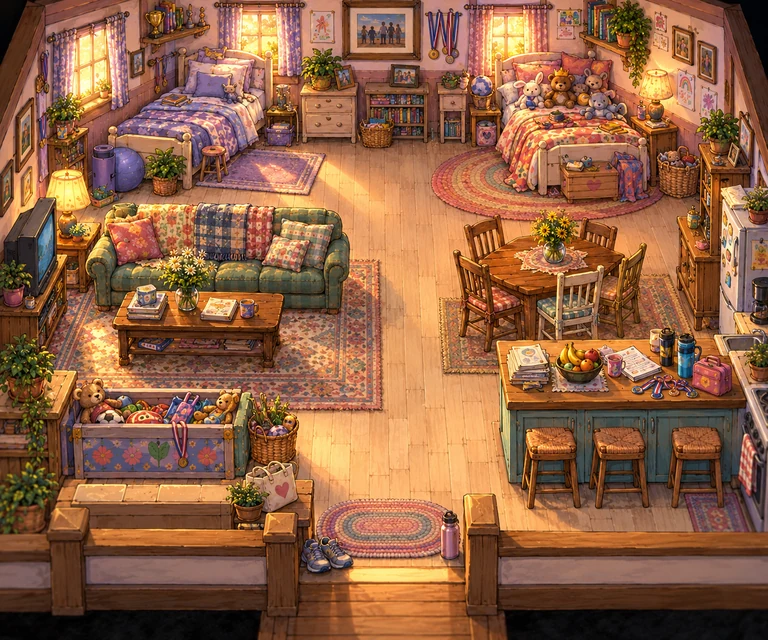
#> input picture art/amyhouse.webp, 768 x 640 px
$ python make_amyhouse_fg.py
#> lines starting #> are read from the running program, lines starting #| are printed output that depends on the picture; after the words box and inside, x2 and y2 are one past the last pixel; in counts of white or black regions, pixels touching at a corner belong together
# Builds art/amyhouse-fg.webp: the painted pieces Tom walks BEHIND in Amy's house, with transparency everywhere else.
# engine/plate.js (PLATE_BEHIND.amyhouse, fg:true) draws it over anyone standing behind them: the kitchen island top (row 3 aisle), the three north dining
# chairs (row 5) and the living room sofa (row 8).
# Usage: python3 tools/make_amyhouse_fg.py   (re-run after art/amyhouse.webp changes; preview in tools/shots/amyhouse-fg.png)
import os
import cv2, numpy as np
from PIL import Image, ImageDraw
ROOT=os.path.dirname(os.path.dirname(os.path.abspath(__file__)))
os.makedirs(os.path.join(ROOT,'tools/shots'),exist_ok=True)
# plate px (1254 square, 78.375 px per tile)
ISLAND=[(746,279),(1117,279),(1119,343),(746,343)]            # countertop: the milk carton and loaf stand on it
# sofa back, cushions, pillows and arms (3x zoom of the living room crop from (180,620) at 1.5x, converted below)
SOFA_Z=[(92,185),(92,140),(110,118),(135,98),(250,93),(400,93),(412,110),(430,130),(432,185)]
SOFA=[(180+x/1.5,620+y/1.5) for x,y in SOFA_Z]
# three north dining chairs (backs and top of the seats): hand outlines, x from the NE crop of the kitchen and dining at 1.6x
CHAIRS=[[(x0,456),(x0+6,448),(x1-6,448),(x1,456),(x1,482),(x0,482)] for x0,x1 in ((865,907),(943,987),(1012,1054))]
GRABS=[]
src=os.path.join(ROOT,'art/amyhouse.webp')
im=cv2.cvtColor(np.array(Image.open(src).convert('RGB')),cv2.COLOR_RGB2BGR)
H,W=im.shape[:2]; alpha=Image.new('L',(W,H),0); d=ImageDraw.Draw(alpha)
#> after `H, W = im.shape[:2]`: H = 640; W = 768
#> after `alpha = Image.new('L', (W, H), 0)`: alpha: PIL image 768x640 L; every value is 0
for p in [ISLAND,SOFA]+CHAIRS: d.polygon(p,fill=255)
a=np.array(alpha)
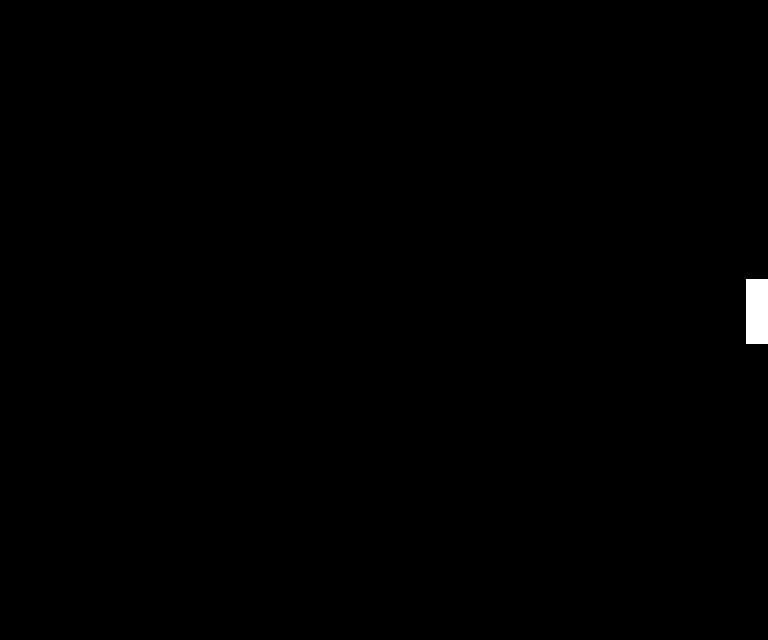
#> a: shape (640, 768); 0.29% white; 1 white region, box (x1, y1, x2, y2) and area: (746, 279, 768, 344) 1430
for (x0,y0,x1,y1) in GRABS:
    pad=10; X0,Y0,X1,Y1=x0-pad,y0-pad,x1+pad,y1+pad; crop=im[Y0:Y1,X0:X1]; m=np.zeros(crop.shape[:2],np.uint8)
    bg=np.zeros((1,65)); fg=np.zeros((1,65))
    cv2.grabCut(crop,m,(pad,pad,x1-x0,y1-y0),bg,fg,8,cv2.GC_INIT_WITH_RECT)
    mm=np.where((m==1)|(m==3),255,0).astype(np.uint8); mm=cv2.morphologyEx(mm,cv2.MORPH_CLOSE,np.ones((3,3),np.uint8))
    a[Y0:Y1,X0:X1]=np.maximum(a[Y0:Y1,X0:X1],mm)
a=cv2.GaussianBlur(a,(3,3),0)
rgba=cv2.cvtColor(im,cv2.COLOR_BGR2RGBA); rgba[...,3]=a
#> after `rgba[..., 3] = a`:
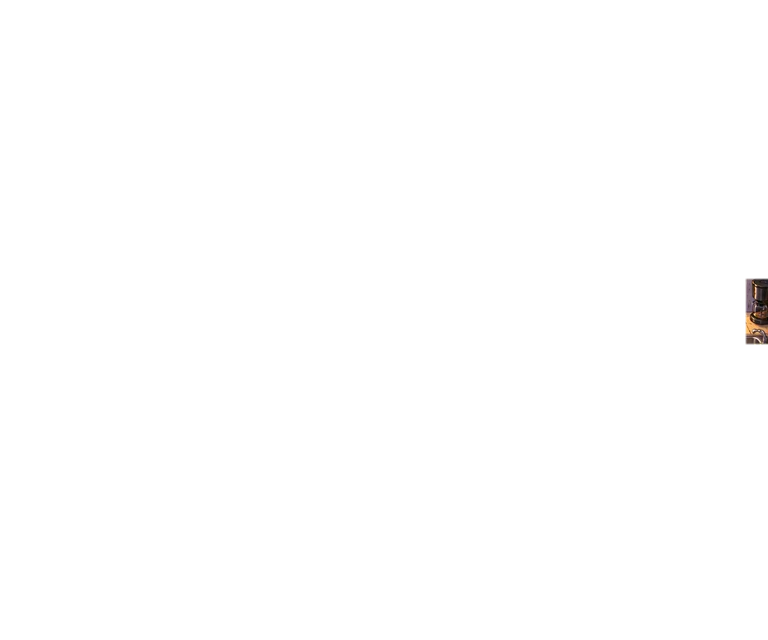
#> rgba: shape (640, 768, 4); mean R, G, B, A 145.2, 98, 68.3, 0.7; transparent parts drawn white
out=Image.fromarray(rgba); out.save(os.path.join(ROOT,'art/amyhouse-fg.webp'),quality=88,method=6)
prev=Image.open(src).convert('RGB'); bgc=Image.new('RGB',prev.size,(255,0,255)); bgc.paste(out.convert('RGB'),mask=out.split()[3])
#> further down, prev is the input picture: PIL image 768x640 RGB; mean R, G, B 145.2, 98, 68.3
#> after `bgc = Image.new('RGB', prev.size, (255, 0, 255))`:
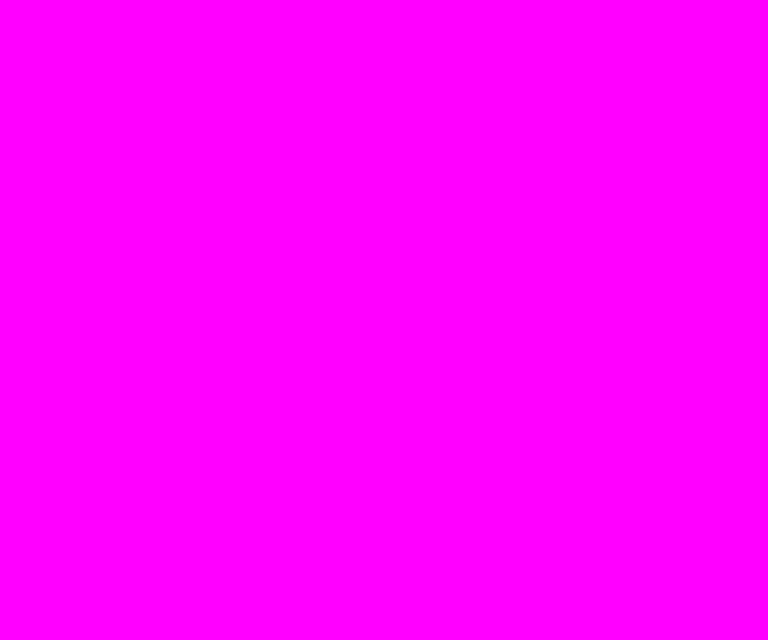
#> bgc: PIL image 768x640 RGB; mean R, G, B 255, 0, 255
bgc.crop((200,250,1150,820)).save(os.path.join(ROOT,'tools/shots/amyhouse-fg.png'))
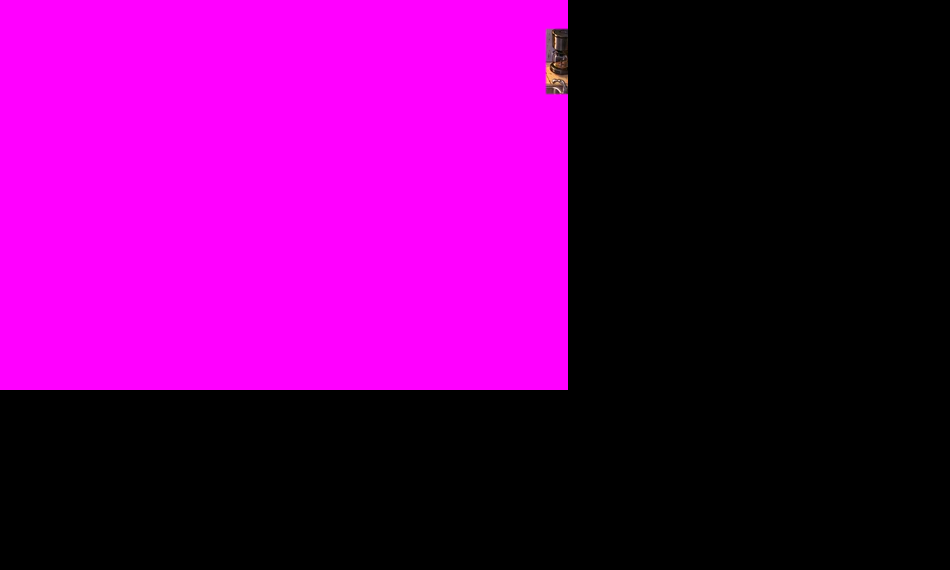
#> saved as amyhouse-fg.png: PIL image 950x570 RGB; mean R, G, B 103.9, 0.2, 103.8
print('amyhouse-fg ok',int((a>128).sum()),'px')
#| amyhouse-fg ok 1430 px

$ run again, with art/bakery.webp copied over art/amyhouse.webp
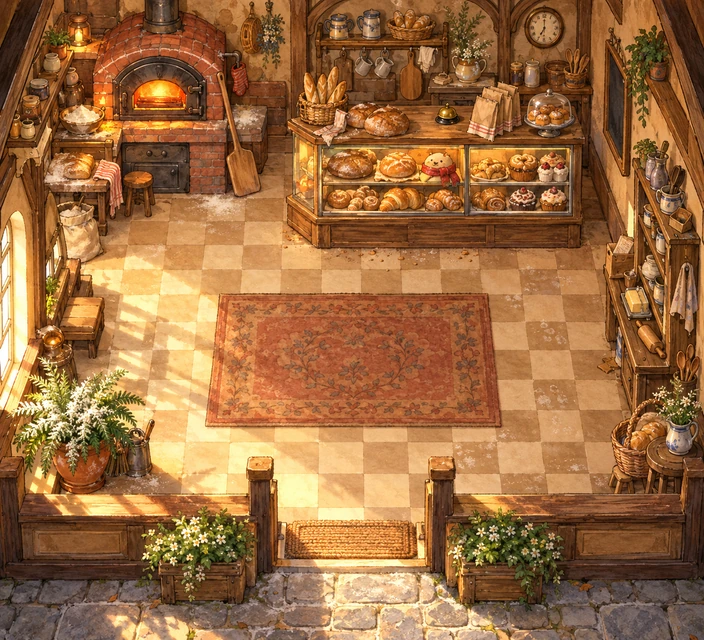
#> input picture art/bakery.webp, 704 x 640 px
#> alpha: PIL image 704x640 L; every value is 0
#> prev is the input picture: PIL image 704x640 RGB; mean R, G, B 156.3, 108.2, 64.9
#> `bgc.crop((200,250,1150,820)).save(os.path.join(ROOT,'tools/shots/amyho..`:
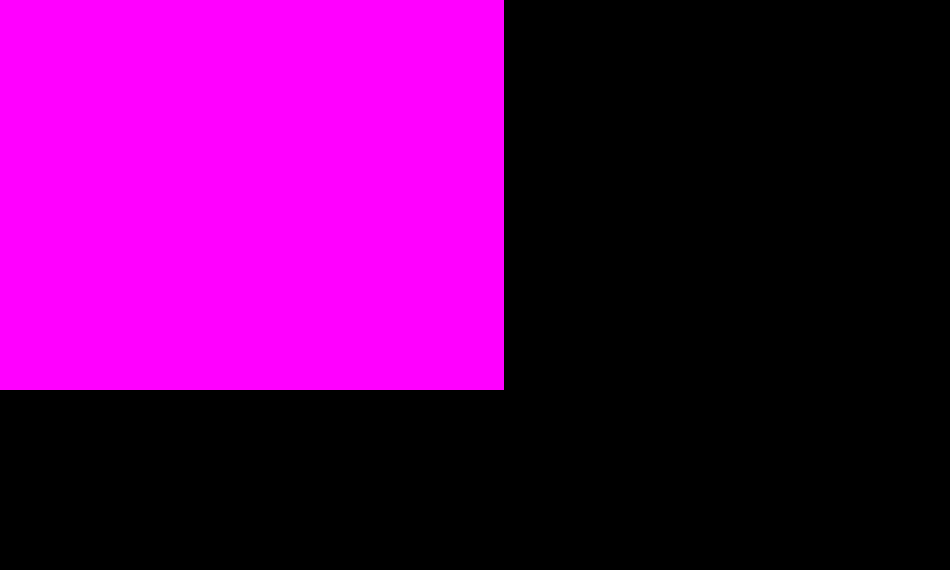
#> saved as amyhouse-fg.png: PIL image 950x570 RGB; mean R, G, B 92.6, 0, 92.6
#| amyhouse-fg ok 0 px

$ run again, with art/boards.webp copied over art/amyhouse.webp
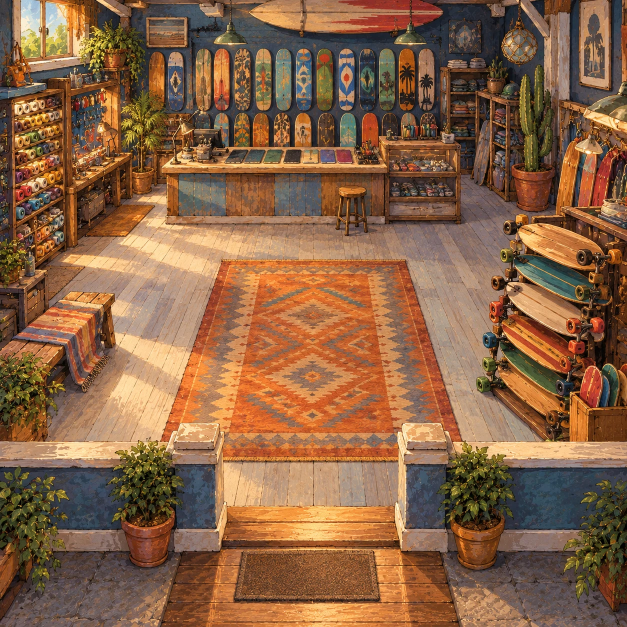
#> input picture art/boards.webp, 1254 x 1254 px (shown at 1/2 size)
#> alpha: PIL image 1254x1254 L; every value is 0
#> `a=np.array(alpha)`:
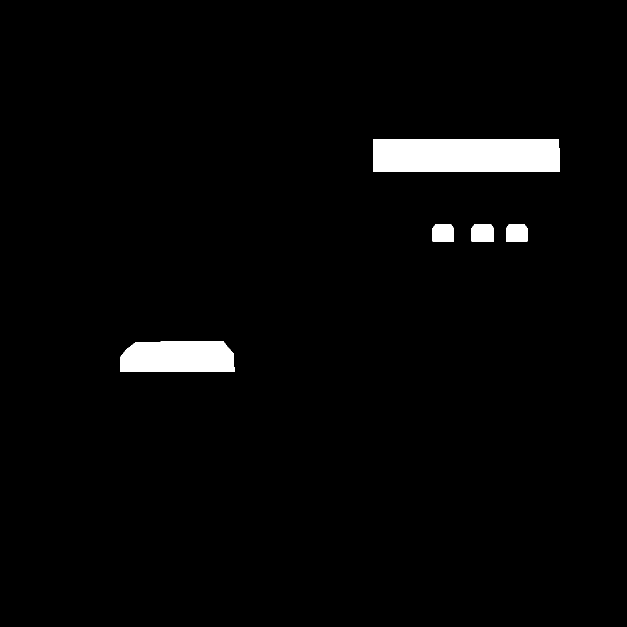
#> a: shape (1254, 1254) (shown at 1/2 size); 2.7% white; 5 white regions, box (x1, y1, x2, y2) and area: (746, 279, 1120, 344) 24244, (241, 682, 469, 744) 13176, (943, 448, 988, 483) 1519, (865, 448, 908, 483) 1449, (1012, 448, 1055, 483) 1449
#> prev is the input picture: PIL image 1254x1254 RGB; mean R, G, B 137.5, 98.7, 69.1
#> `bgc.crop((200,250,1150,820)).save(os.path.join(ROOT,'tools/shots/amyho..`:
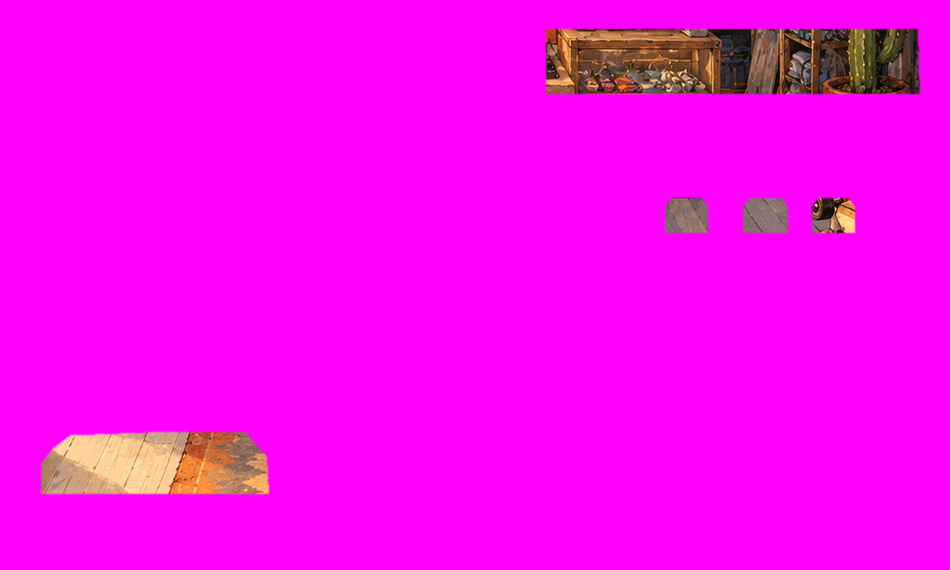
#> saved as amyhouse-fg.png: PIL image 950x570 RGB; mean R, G, B 246.4, 8.1, 241
#| amyhouse-fg ok 41837 px

$ run again, with art/cafetorium.webp copied over art/amyhouse.webp
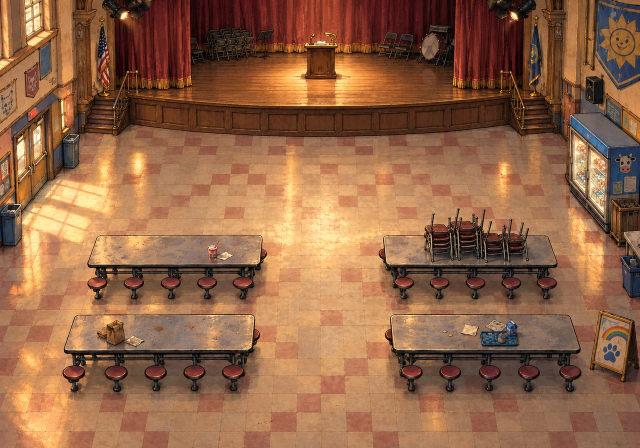
#> input picture art/cafetorium.webp, 1280 x 896 px (shown at 1/2 size)
#> alpha: PIL image 1280x896 L; every value is 0
#> `a=np.array(alpha)`:
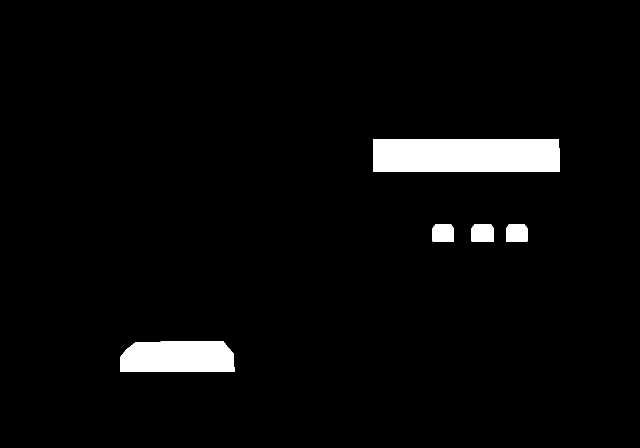
#> a: shape (896, 1280) (shown at 1/2 size); 3.6% white; 5 white regions, box (x1, y1, x2, y2) and area: (746, 279, 1120, 344) 24244, (241, 682, 469, 744) 13176, (943, 448, 988, 483) 1519, (865, 448, 908, 483) 1449, (1012, 448, 1055, 483) 1449
#> prev is the input picture: PIL image 1280x896 RGB; mean R, G, B 146.6, 101.5, 71.4
#> `bgc.crop((200,250,1150,820)).save(os.path.join(ROOT,'tools/shots/amyho..`:
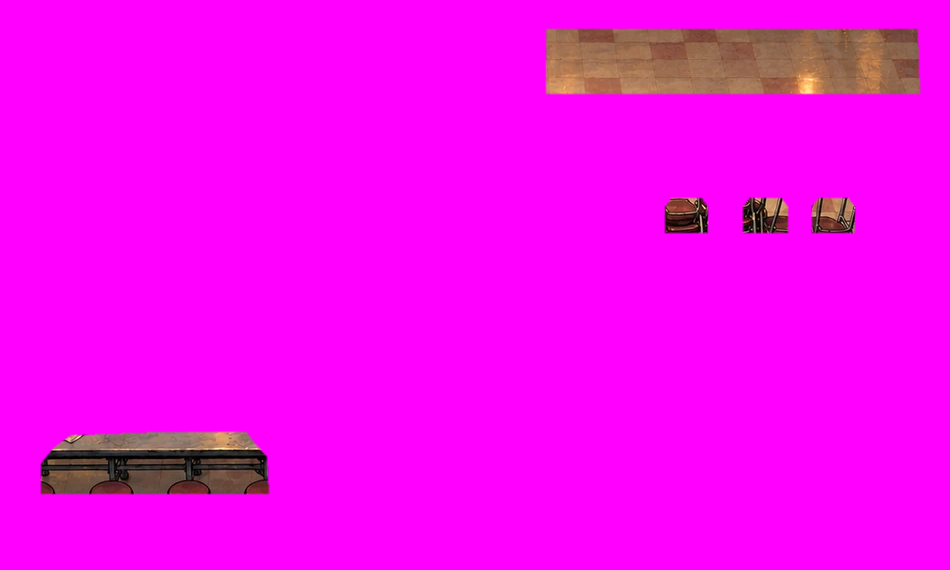
#> saved as amyhouse-fg.png: PIL image 950x570 RGB; mean R, G, B 245.3, 7.1, 240.7
#| amyhouse-fg ok 41837 px
